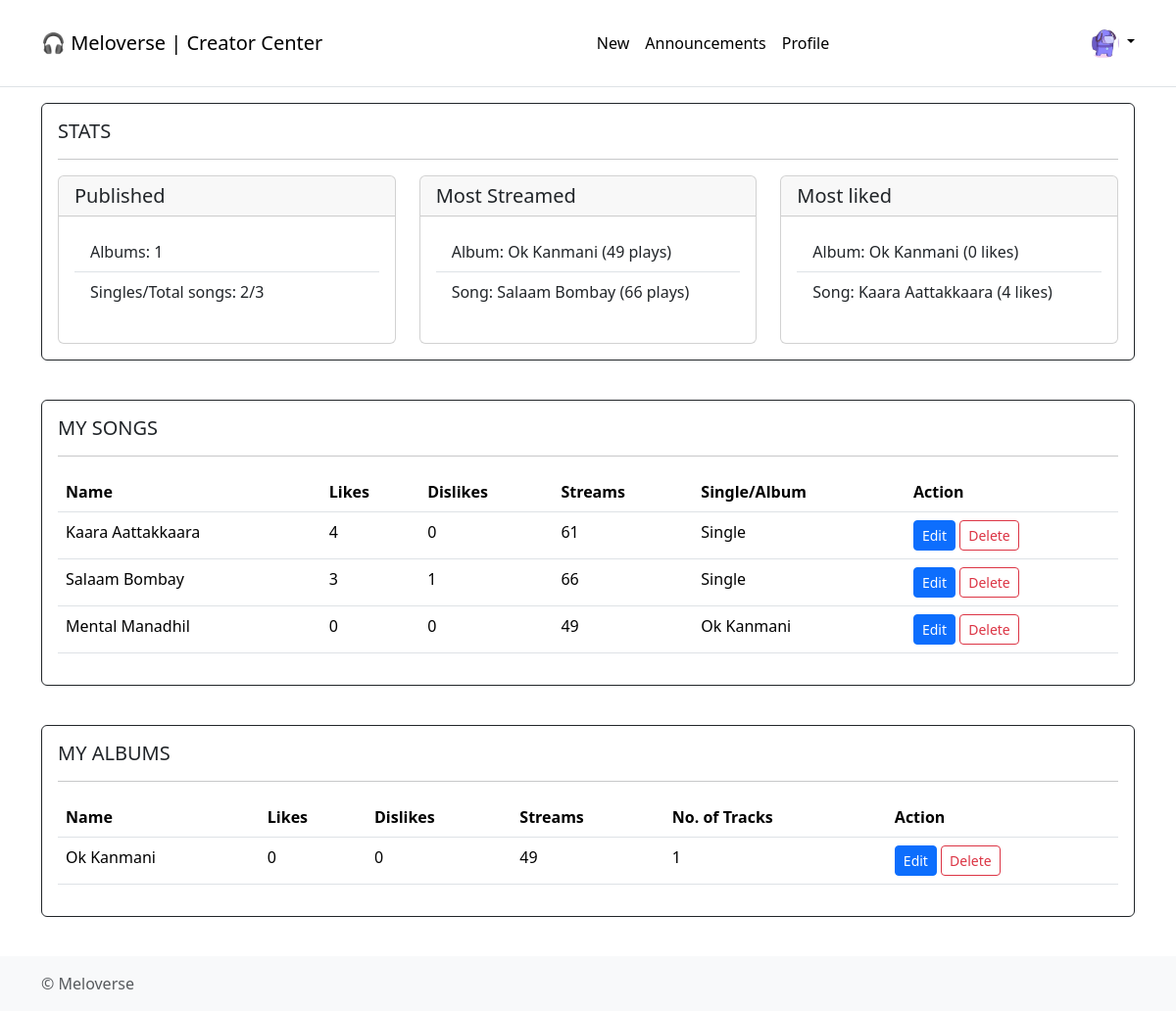
/creator_center/6/ (signed in), run on an earlier commit of the app's database.
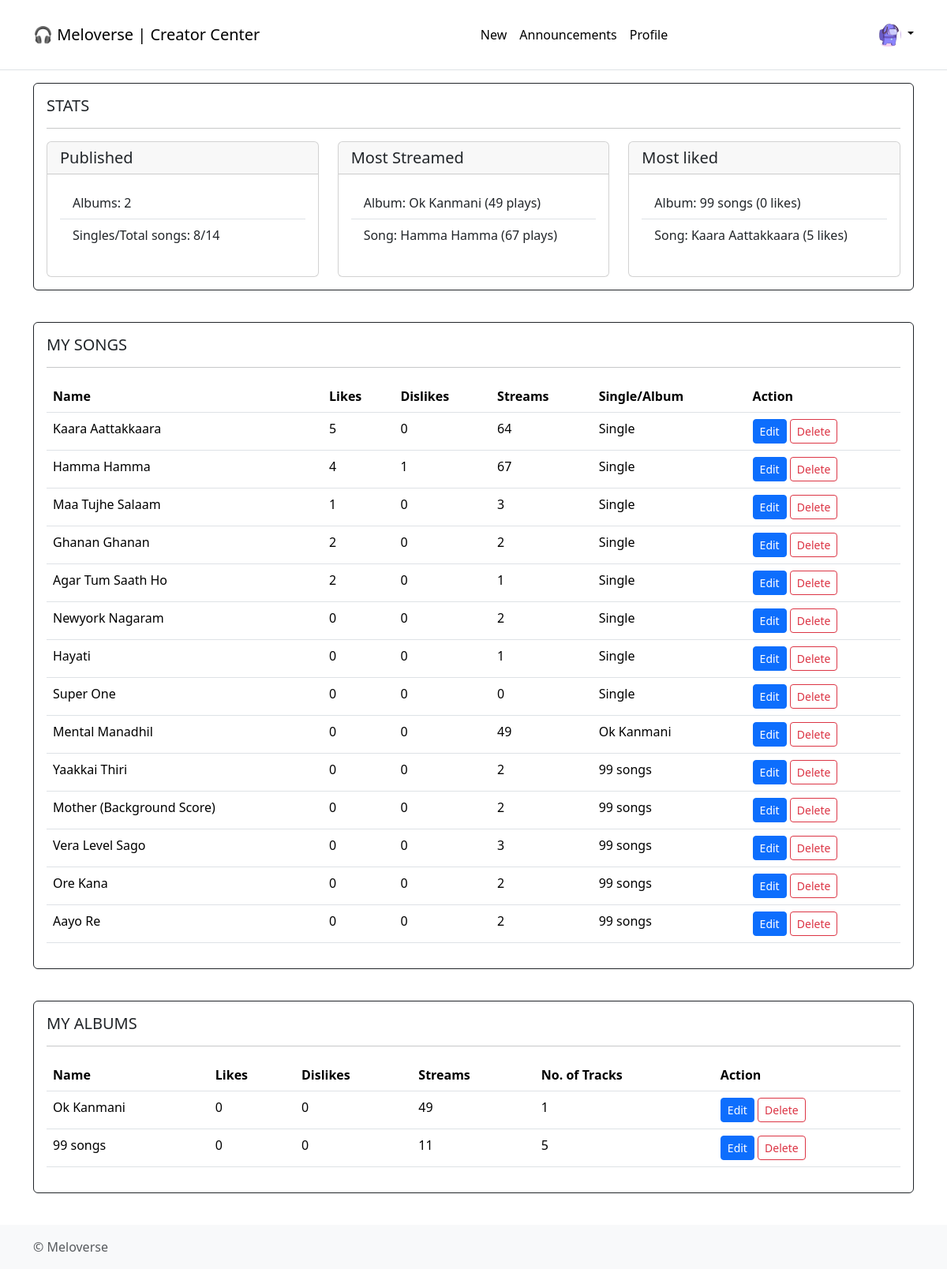
And on a later commit of the database.
### application/models.py (models this page shows)
class Creator(db.Model):
    __tablename__ = "creator"
    creator_id = db.Column(db.Integer, db.ForeignKey("users.id"), primary_key=True)
    creator_name = db.Column(db.String, db.ForeignKey("users.username"))
    creator_email = db.Column(db.String, db.ForeignKey("users.email"))
    bio = db.Column(db.String)
    no_of_singles = db.Column(db.Integer, default=0)
    no_of_albums = db.Column(db.Integer, default=0)
    songs_published = db.Column(db.Integer, default=0)
    followers = db.Column(db.Integer, default=0)

class Tracks(db.Model):
    __tablename__ = "tracks"
    track_id = db.Column(db.Integer, primary_key=True, autoincrement=True)
    track_name = db.Column(db.String, nullable=False)
    artists = db.Column(db.String)
    creator_id = db.Column(db.String, db.ForeignKey("creator.creator_name"))
    track_file = db.Column(db.String, nullable=False)
    genre = db.Column(db.String)
    lyrics = db.Column(db.String)
    duration = db.Column(db.String)
    date_created = db.Column(db.Date)
    album_id = db.Column(db.Integer, default=0)
    likes = db.Column(db.Integer, default=0)
    dislikes = db.Column(db.Integer, default=0)
    plays = db.Column(db.Integer, default=0)

class Album(db.Model):
    __tablename__ = "album"
    album_id = db.Column(db.Integer, autoincrement=True, primary_key=True)
    creator_id = db.Column(db.String, db.ForeignKey("creator.creator_id"))
    album_name = db.Column(db.String, nullable=False)
    release_year = db.Column(db.String)
    genre = db.Column(db.String)
    description = db.Column(db.String)
    no_of_tracks = db.Column(db.Integer, default=0)
    date_created = db.Column(db.Date)

### application/app_controllers/users.py (the view, shortened to what this page needs)
@user.route("creator_center/<user>/", methods=["GET", "POST"])
@login_required
def creator_dashboard(user):
    creator = Creator.query.filter_by(creator_id=current_user.id).first()
    id = current_user.id
    albums = Album.query.filter_by(creator_id=id).all()
    singles = Tracks.query.filter_by(creator_id=id, album_id=0).all()
    songs = (
        db.session.query(Tracks, Album.album_name)
        .join(Album, Tracks.album_id == Album.album_id)
        .filter(Tracks.creator_id == id)
        .all()
    )
    singles_published = creator.no_of_singles
    albums_published = creator.no_of_albums
    status = any([singles_published, albums_published])
    most_liked_song = (
        Tracks.query.filter_by(creator_id=id).order_by(Tracks.likes.desc()).first()
    )
    most_liked_album = (
        db.session.query(Album.album_name, func.max(Tracks.likes).label("likes"))
        .join(Tracks, Album.album_id == Tracks.album_id)
        .join(Creator, Album.creator_id == id)
        .filter(Creator.creator_id == id)
        .group_by(Album.album_id)
        .order_by(func.max(Tracks.likes).desc())
        .first()
    )
    most_played_song = (
        Tracks.query.filter_by(creator_id=current_user.id)
        .order_by(Tracks.plays.desc())
        .first()
    )
    most_played_album = (
        db.session.query(Album.album_name, func.max(Tracks.plays).label("plays"))
        .join(Tracks, Album.album_id == Tracks.album_id)
        .join(Creator, Album.creator_id == id)
        .filter(Creator.creator_id == id)
        .group_by(Album.album_id)
        .order_by(func.max(Tracks.plays).desc())
        .first()
    )
    tracks_alias = aliased(Tracks)
    album_obj = (
        db.session.query(
            Album,
            db.func.sum(tracks_alias.plays).label("total_plays"),
            db.func.sum(tracks_alias.likes).label("total_likes"),
            db.func.sum(tracks_alias.dislikes).label("total_dislikes"),
        )
        .join(tracks_alias, Album.album_id == tracks_alias.album_id)
        .join(Creator, Album.creator_id == Creator.creator_id)
        .filter(Creator.creator_id == id)
        .group_by(
            Album.album_id,
            Album.album_name,
            Album.release_year,
            Album.genre,
            Album.description,
            Album.no_of_tracks,
        )
        .all()
    )
    return render_template(
        "creator/creator_center.html",
        status=status,
        creator=creator,
        singles=singles,
        songs=songs,
        albums=albums,
        most_liked_song=most_liked_song,
        most_liked_album=most_liked_album,
        most_played_song=most_played_song,
        most_played_album=most_played_album,
        songs_published=singles_published,
        albums_published=albums_published,
        album_obj=album_obj,
    )

### application/app_controllers/auth.py (called while the page is built)
@login_manager.user_loader
def loader_user(user_id):
    return Users.query.get(user_id)

### templates/creator/creator_center.html (shortened to what the changed rows need)
{% extends './base.html' %}
{% block head %}
<link rel="stylesheet" href="{{ url_for('static', filename='styles/headerfooter.css') }}">
{% endblock %}
{% block body %}
<main class="flex-shrink-0">
  <div class="container">
    <section>
      {% if status==False %}
      <h3>Release an album or single to view this page</h3>
      <a href="{{ url_for('user.new', user=current_user.username) }}">Go to Release song/album page</a>
      <pre class="text-end">
                                          ⠀⠀⠀⠀⠀⠀⠀⠀⠀⠀⠀⠀⠀⠀⠀⠀⠀⠀⠀⠀⠀⠀⠀⠀⣠⣠⣀⢤⣖⣲⣦⣄⠀⠀⢀⡠⠀⠀⠀⠀⠀⠀⠀⠀⠀⠀⠀⠀⠀⠀⠀⠀⠀⠀⠀⠀⠀⠀⠀⠀
                                          ⠀⠀⠀⠀⠀⠀⠀⠀⠀⠀⠀⠀⠀⠀⠀⠀⠀⠀⠀⠀⢀⢤⣤⣄⠻⡽⣺⣭⣿⡽⣾⣭⢿⣷⣉⠂⣿⠤⣄⣀⠀⠀⠀⠀⠀⠀⠀⠀⠀⠀⠀⠀⠀⠀⠀⠀⠀⠀⠀⠀
                                          ⠀⠀⠀⠀⠀⠀⠀⠀⠀⠀⠀⠀⠀⠀⠀⠀⠀⠀⠀⠀⣼⢿⣭⣏⣿⣷⣿⣿⣿⣽⣳⣾⣯⣿⣿⣏⣯⡴⣏⡆⢠⠀⠀⠀⠀⠀⠀⠀⠀⠀⠀⠀⠀⠀⠀⠀⠀⠀⠀⠀
                                          ⠀⠀⠀⠀⠀⠀⠀⠀⠀⠀⠀⠀⠀⠀⠀⠀⠀⠀⢠⣝⣯⢞⣿⡿⢿⠻⠛⡭⢛⠳⢋⠝⡩⢟⠻⣿⣟⣿⡿⣜⡍⡶⡀⠀⠀⠀⠀⠀⠀⠀⠀⠀⠀⠀⠀⠀⠀⠀⠀⠀
                                          ⠀⠀⠀⠀⠀⠀⠀⠀⠀⠀⠀⠀⠀⠀⠀⠀⠀⢀⣾⣿⣿⡏⠧⡙⠌⡡⠡⠐⡈⠄⡁⢂⠐⡈⡑⠢⣍⠻⣿⣿⣞⡷⣽⠂⠀⠀⠀⠀⠀⠀⠀⠀⠀⠀⠀⠀⠀⠀⠀⠀
                                          ⠀⠀⠀⠀⠀⠀⠀⠀⠀⠀⠀⠀⠀⠀⠀⠀⢰⣾⣿⢞⡷⡈⢆⠑⡈⠄⡁⢂⠐⠠⠐⢀⠂⠡⣈⠱⢠⠓⡜⣿⣺⣽⣿⣳⠆⠀⠀⠀⠀⠀⠀⠀⠀⠀⠀⠀⠀⠀⠀⠀
                                          ⠀⠀⠀⠀⠀⠀⠀⠀⠀⠀⠀⠀⠀⠀⠀⠀⢘⣿⣿⣟⠦⡑⢂⠡⠌⡐⢀⠂⠌⠐⢈⠠⠈⠔⡠⢑⢢⠩⡜⣱⣿⣿⣯⠑⠀⠀⠀⠀⠀⠀⠀⠀⠀⠀⠀⠀⠀⠀⠀⠀
                                          ⠀⠀⠀⠀⠀⠀⠀⠀⠀⠀⠀⠀⠀⠀⠀⠀⢸⣿⣿⢏⠢⡑⣌⠶⣱⣎⢦⠘⠠⢈⠀⠄⡱⣸⢴⣣⣌⡒⢡⢛⣾⣿⡧⠀⠀⠀⠀⠀⠀⠀⠀⠀⠀⠀⠀⠀⠀⠀⠀⠀
                                          ⠀⠀⠀⠀⠀⠀⠀⠀⠀⠀⠀⠀⠀⠀⠀⠀⢸⣷⣿⠂⡱⢰⠉⡎⡤⣌⢆⣫⡑⢂⠸⣰⠱⢍⠛⡉⠯⣝⢢⢉⣾⣟⣿⠀⠀⠀⠀⠀⠀⠀⠀⠀⠀⠀⠀⠀⠀⠀⠀⠀
                                          ⠀⠀⠀⠀⠀⠀⠀⠀⠀⠀⠀⠀⠀⠀⠀⠀⢘⣳⢯⠐⡡⠊⡝⢋⠄⢓⠛⠤⡑⢂⠰⣍⠚⡀⢛⡾⢷⣌⠣⢢⢽⣿⠏⠀⠀⠀⠀⠀⠀⠀⠀⠀⠀⠀⠀⠀⠀⠀⠀⠀
                                          ⠀⠀⠀⠀⠀⠀⠀⠀⠀⠀⠀⠀⠀⠀⠀⠀⠠⠘⣯⠂⠅⠂⠌⠠⠈⠠⠈⠔⡀⠂⠰⠌⡑⠠⠒⠘⢂⠌⡂⢇⣾⣟⠣⠀⠀⠀⠀⠀⠀⠀⠀⠀⠀⠀⠀⠀⠀⠀⠀⠀
                                          ⠀⠀⠀⠀⠀⠀⠀⠀⠀⠀⠀⠀⠀⠀⠀⠀⠠⢁⠏⡘⢌⠰⢀⠂⠌⠄⡙⠲⢄⢣⠼⡴⣈⠆⠈⡐⠀⢆⠱⡌⢾⢡⠃⠀⠀⠀⠀⠀⠀⠀⠀⠀⠀⠀⠀⠀⠀⠀⠀⠀
                                          ⠀⠀⠀⠀⠀⠀⠀⠀⠀⠀⠀⠀⠀⠀⠀⠀⠀⢌⠢⢍⠢⡑⢢⠙⡈⠔⣈⠅⢂⢂⠘⡄⢣⡘⠤⡐⡉⢆⠳⡘⢬⢃⠆⠀⠀⠀⠀⠀⠀⠀⠀⠀⠀⠀⠀⠀⠀⠀⠀⠀
                                          ⠀⠀⠀⠀⠀⠀⠀⠀⠀⠀⠀⠀⠀⠀⠀⠀⠠⢈⠒⡌⠤⠑⡀⢓⠚⠫⢌⡘⠂⠚⠘⡘⢦⣕⢢⠡⡙⣌⠣⡝⢢⠍⠀⠀⠀⠀⠀⠀⠀⠀⠀⠀⠀⠀⠀⠀⠀⠀⠀⠀
                                          ⠀⠀⠀⠀⠀⠀⠀⠀⠀⠀⠀⠀⠀⠀⠀⠀⠀⠀⠘⡤⢃⠜⡠⢂⠌⡑⠢⢐⠃⡚⠴⢩⠖⡌⠢⡐⡱⢠⠓⣜⠣⠎⠀⠀⠀⠀⠀⠀⠀⠀⠀⠀⠀⠀⠀⠀⠀⠀⠀⠀
                                          ⠀⠀⠀⠀⠀⠀⠀⠀⠀⠀⠀⠀⠀⠀⠀⠀⠀⠀⠀⠱⣩⢒⡱⢌⠢⢄⡁⢂⠐⡠⢃⠢⡘⢄⠣⣜⡡⢇⡻⣌⠓⠈⠀⠀⠀⠀⠀⠀⠀⠀⠀⠀⠀⠀⠀⠀⠀⠀⠀⠀
                                          ⠀⠀⠀⠀⠀⠀⠀⠀⠀⠀⠀⠀⠀⠀⠀⠀⠀⠀⠀⠀⢡⢏⡜⣎⠳⣦⢜⡤⢣⢔⣢⠱⣍⣮⢳⡼⣹⣏⢷⣹⡆⢀⠀⠀⠀⠀⠀⠀⠀⠈⠀⡀⠀⠀⠀⠀⠀⠀⠀⠀
                                          ⠀⠀⠀⠀⠀⠀⠀⠀⠀⠀⠀⠀⠀⠀⠀⠀⠀⠀⠀⢀⣾⠸⡜⣬⢓⣮⣙⣞⢻⡞⣳⣟⡿⣞⣯⣟⡷⣫⡞⣽⢻⣿⡖⢢⠁⠀⠀⠈⠀⠀⠀⠐⠀⠀⠀⠀⠀⠀⠀⠀
                                          ⠀⠀⠀⠀⠀⠀⠀⠀⠀⠀⠀⠀⠀⠀⠀⠀⢀⢠⠢⡝⣼⡡⢛⡴⣋⠶⣩⢎⡷⣝⡳⢾⣝⡻⣼⢎⠗⡣⡝⢆⣏⠲⣁⠃⡙⢆⠦⣀⢁⠀⠀⠂⠀⠀⠀⠀⠀⠀⠀⠀
                                          ⠀⠀⠀⠀⠀⠀⠀⠀⠀⠀⠀⠀⠀⠀⢀⠰⣈⠖⡱⢘⡼⡇⡅⢒⢩⢒⢡⠚⡴⢡⢋⠳⢎⡹⢐⠊⣬⠱⣉⠆⣇⠢⡅⢊⠔⣈⠒⢥⢪⠱⡀⠀⠀⠀⠀⠀⠀⠀⠀⠀
                                          ⠀⠀⠀⠀⠀⠀⠀⢀⢀⠠⢄⠢⡘⢄⠣⢎⡱⢌⠢⡑⡚⡵⡘⢌⠢⠎⡄⢣⠐⢣⢈⡑⢢⠐⡡⢚⠄⡣⢄⢋⡶⢱⠈⢆⠊⠤⡉⢆⠢⠡⢘⠒⡄⡀⠀⠀⠀⠀⠀⠀
                                          ⠀⠀⠀⣀⠠⡐⢌⠲⣈⠒⡌⢢⠑⡌⡚⢄⠒⡌⠰⢡⠘⡥⣙⠢⡑⢊⠜⢢⠙⡄⠢⢘⠠⡑⡴⢋⠰⡁⢎⡰⣩⠃⡜⢌⡘⠤⡑⡌⠰⡁⢆⠡⢂⠱⡀⠄⡀⠀⠀⠀
                                          ⠀⢀⠳⣌⢒⠡⢊⠴⣀⠣⡘⢄⠣⣘⢡⠊⠴⣈⠑⢢⠑⡸⢀⠣⡑⠌⡘⠄⠃⡄⠃⡌⢢⡑⢦⠉⣆⠑⣎⣱⠆⡱⢈⠖⡨⢰⠡⢌⡑⠨⢄⠃⡌⠴⡑⢎⡔⢆⡀⠀
                                          ⢀⢎⡱⢈⠆⡱⢈⡒⠤⡡⡑⢌⠢⡅⢛⡬⠱⢠⠉⢆⠱⡈⢇⠠⠐⡈⠐⡈⠔⠠⠑⢠⠣⡜⢢⠑⡌⢾⡛⡍⢢⠑⡊⡔⢡⢣⠘⠤⡘⠰⢈⠢⣉⡴⡱⢎⡜⢢⡕⠀
                                                      </pre>
      {% else %}
      <div class="card border-dark mb-3">
        <div class="card-body">
          <h5 class="card-title">STATS</h5>
          <hr>
          <div class="row row-cols-1 row-cols-md-3 g-4">
            <div class="col">
              <div class="card h-100 mb-3">
                <h5 class="card-header">Published</h5>
                <div class="card-body">
                  <ul class="list-group list-group-flush">
                    {% if albums is not none %}
                    <li class="list-group-item">Albums: {{ creator.no_of_albums }}</li>
                    {% else %}
                    <li class="list-group-item">0 Albums</li>
                    {% endif %} {% if singles is not none %}
                    <li class="list-group-item">Singles/Total songs: {{ creator.no_of_singles }}/{{
                      creator.songs_published }}</li>
                    {% else %}
                    <li class="list-group-item">0 Singles</li>
                    {% endif %}
                  </ul>
                </div>
              </div>
            </div>
            <div class="col">
              <div class="card h-100 mb-3">
                <h5 class="card-header">Most Streamed</h5>
                <div class="card-body">
                  <ul class="list-group list-group-flush">
                    {% if albums!=None %}
                    <li class="list-group-item">Album: {{ most_played_album.album_name }} ({{ most_played_album.plays }}
                      plays)</li>
                    {% else %}
                    <li class="list-group-item">No Albums published</li>
                    {% endif %} {% if singles!=None %}
                    <li class="list-group-item">Song: {{ most_played_song.track_name }} ({{ most_played_song.plays}}
                      plays)</li>
                    {% else %}
                    <li class="list-group-item">No Singles published</li>
                    {% endif %}
                  </ul>
                </div>
              </div>
            </div>
            <div class="col">
              <div class="card h-100 mb-3">
                <h5 class="card-header">Most liked</h5>
                <div class="card-body">
                  <ul class="list-group list-group-flush">
                    {% if album!=None %}
                    <li class="list-group-item">Album: {{ most_liked_album.album_name }} ({{ most_liked_album.likes }}
                      likes)</li>
                    {% else %}
                    <li class="list-group-item">Album: 0(0 likes)</li>
                    {% endif %}
                    <li class="list-group-item">Song: {{ most_liked_song.track_name }} ({{ most_liked_song.likes }}
                      likes)
                    </li>
                  </ul>
                </div>
              </div>
            </div>
          </div>
        </div>
      </div>
      {% endif %}
    </section>
    <br>
    {% if songs_published!=0 %}
    <section>
      <div class="card border-dark mb-3">
        <div class="card-body">
          <table class="table table-hover">
            <thead>
              <tr>
                <th>Name</th>
                <th>Likes</th>
                <th>Dislikes</th>
                <th>Streams</th>
                <th>Single/Album</th>
                <th>Action</th>
              </tr>
            </thead>
            <tbody>
              {% for song in singles %}
              <tr>
                <td>{{ song.track_name }}</td>
                <td>{{ song.likes }}</td>
                <td>{{ song.dislikes }}</td>
                <td>{{ song.plays }}</td>
                <td>Single</td>
                <td>
                  <button type="button" class="btn btn-primary btn-sm" data-bs-toggle="modal"
                    data-bs-target="#editsingle_{{ song.track_id }}">
                    Edit
                  </button>
                  <button type="button" class="btn btn-outline-danger btn-sm" data-bs-toggle="modal"
                    data-bs-target="#deletesingle_{{ song.track_id }}">
                    Delete
                  </button>
                </td>
              </tr>
              {% endfor %}
              {% for song, album in songs %}
              <tr>
                <td>{{ song.track_name }}</td>
                <td>{{ song.likes }}</td>
                <td>{{ song.dislikes }}</td>
                <td>{{ song.plays }}</td>
                <td>{{ album }}</td>
                <td>
                  <button type="button" class="btn btn-primary btn-sm" data-bs-toggle="modal"
                    data-bs-target="#editsingle_{{ song.track_id }}">
                    Edit
                  </button>
                  <button type="button" class="btn btn-outline-danger btn-sm" data-bs-toggle="modal"
                    data-bs-target="#deletesong_{{ song.track_id }}">
                    Delete
                  </button>
                </td>
              </tr>
              {% endfor %}
            </tbody>
          </table>
        </div>
      </div>
    </section>
    <br>
    {% endif %}
    {% if albums_published!=0 %}
    <section>
      <div class="card border-dark mb-3">
        <div class="card-body">
          <table class="table table-hover">
            <thead>
              <tr>
                <th>Name</th>
                <th>Likes</th>
                <th>Dislikes</th>
                <th>Streams</th>
                <th>No. of Tracks</th>
                <th>Action</th>
              </tr>
            </thead>
            <tbody>
              {% for album, plays, likes, dislikes in album_obj %}
              <tr>
                <td>{{ album.album_name }}</td>
                <td>{{ likes }}</td>
                <td>{{ dislikes }}</td>
                <td>{{ plays }}</td>
                <td>{{ album.no_of_tracks }}</td>
                <td>
                  <button type="button" class="btn btn-primary btn-sm" data-bs-toggle="modal"
                    data-bs-target="#editalbum_{{ album.album_id }}">
                    Edit
                  </button>
                  <button type="button" class="btn btn-outline-danger btn-sm" data-bs-toggle="modal"
                    data-bs-target="#deletealbum_{{ album.album_id }}">
                    Delete
                  </button>
                </td>
              </tr>
              {% endfor %}
            </tbody>
          </table>
        </div>
      </div>
    </section>
    {% endif %}
  </div>
</main>
{% endblock %}
{% block footer %}
<br>
{% endblock %}

What changed in the data, as far as the page shows it:
changed Creator: no_of_albums "1" → "2"; no_of_singles "2" → "8"; songs_published "3" → "14"
changed Tracks: track_name "Salaam Bombay" → "Hamma Hamma"; plays "66" → "67"; likes "3" → "4"
added Album: album_name "99 songs", likes "0", dislikes "0", plays "11", no_of_tracks "5"
changed Tracks "Kaara Aattakkaara": likes "4" → "5"; plays "61" → "64"
added Tracks: track_name "Maa Tujhe Salaam", likes "1", dislikes "0", plays "3", shown under "MY SONGS"
added Tracks: track_name "Ghanan Ghanan", likes "2", dislikes "0", plays "2", shown under "MY SONGS"
added Tracks: track_name "Agar Tum Saath Ho", likes "2", dislikes "0", plays "1", shown under "MY SONGS"
added Tracks: track_name "Newyork Nagaram", likes "0", dislikes "0", plays "2", shown under "MY SONGS"
added Tracks: track_name "Hayati", likes "0", dislikes "0", plays "1", shown under "MY SONGS"
added Tracks: track_name "Super One", likes "0", dislikes "0", plays "0", shown under "MY SONGS"
added Tracks: track_name "Yaakkai Thiri", likes "0", dislikes "0", plays "2", album_name "99 songs"
added Tracks: track_name "Mother (Background Score)", likes "0", dislikes "0", plays "2", album_name "99 songs"
added Tracks: track_name "Vera Level Sago", likes "0", dislikes "0", plays "3", album_name "99 songs"
added Tracks: track_name "Ore Kana", likes "0", dislikes "0", plays "2", album_name "99 songs"
added Tracks: track_name "Aayo Re", likes "0", dislikes "0", plays "2", album_name "99 songs"
Also different on the page:
{{ most_liked_album.album_name }}: "Ok Kanmani" → "99 songs"
